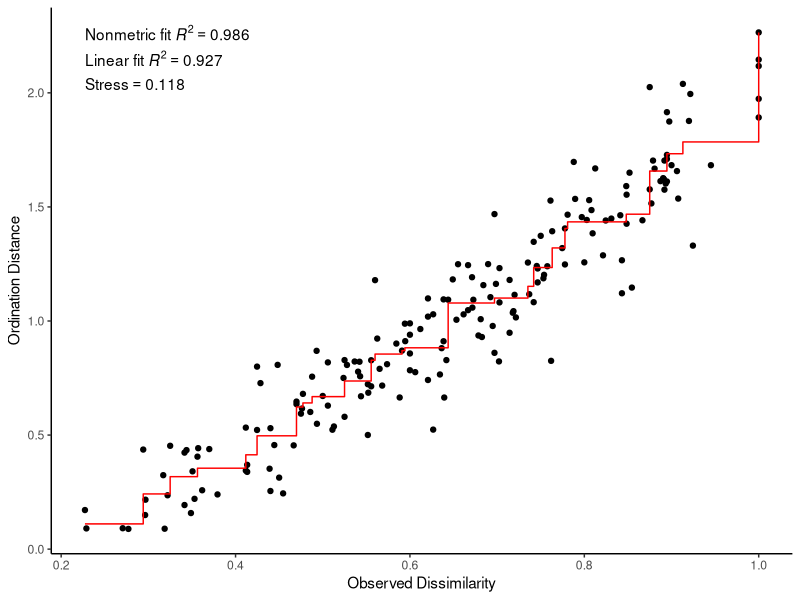
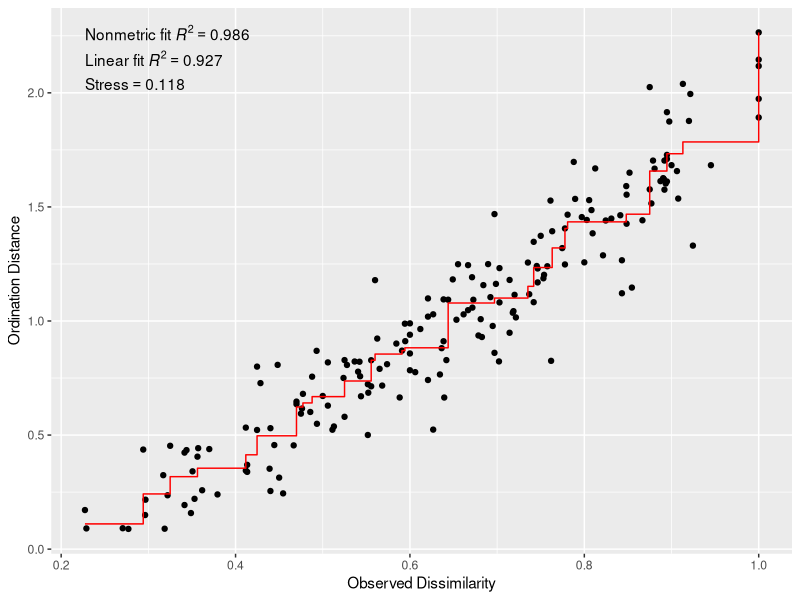
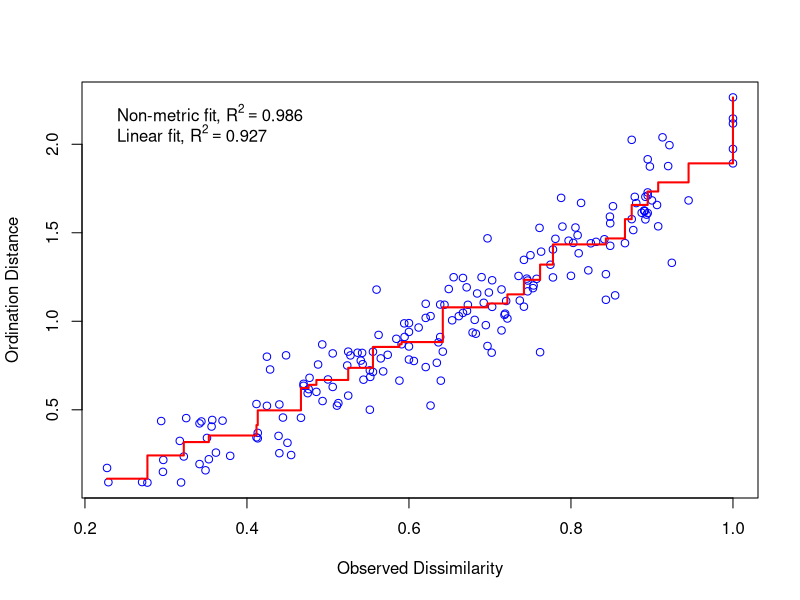

These charts were generated, in order, by the following R code:
## Function to creates a stressplot using ggplot2
## Code based on vegan:::stressplot.default
## Overall format follows vegan::stressplot

## Below function is an example.

## Most settings match the format of vegan::stressplot 
ggStress <- function(object,
                     dis,
                     pch = 19,
                     p.col = "blue",
                     p.size = 1.5,
                     l.col = "red",
                     show.stress = TRUE,
                     fill.col = "black", # Do I want to go down this road? TOO much flexibility?
                     ...) {
  if (!(inherits(object, "metaMDS") || all(c("points", "stress") %in%
                                           names(object))))
    stop("Can be used only with objects that are compatible with MASS::isoMDS results")
  
  if (missing(dis)) {
    if (inherits(object, "metaMDS")) {
      invisible(dis <- metaMDSredist(object))
    }
    else
      stop("Needs dissimilarities 'dis'")
  }

  if (attr(dis, "Size") != nrow(object$points))
    stop("Dimensions do not match in ordination and dissimilarities")
  
  # Create a tibble. For now, it was just to learn how
  # to create a tibble. It may not remain.
  tib <- tibble::tibble(object$diss, object$dist, object$dhat)
  colnames(tib) <- c("diss", "dist", "dhat")
  
  stress <- fit$stress
  R2nm <- format(1 - stress ^ 2, digits = 3)
  R2l <- format(cor(tib$dist, tib$dhat) ^ 2, digits = 3)
  
  coord_x <- min(tib$diss)
  coord_y <- max(tib$dist)
  
  lbl1 <- paste0("Nonmetric~fit~italic(R)^2 ==", R2nm)
  lbl2 <- paste0("Linear~fit~italic(R)^2 ==", R2l)
  lbl3 <- paste0("Stress ==", round(stress, 3))
  
  p <- ggplot(tib,
              aes(x = diss, y = dist)) +
    geom_point(shape = pch, color = p.col, size = p.size, fill = fill.col) +
    geom_step(aes(x = diss, y = dhat), color = l.col) +
    annotate(
      geom = "text",
      x = coord_x,
      y = coord_y,
      hjust = 0,
      label = lbl1,
      parse = TRUE
    ) +
    annotate(
      geom = "text",
      x = coord_x,
      y = 0.95 * coord_y,
      hjust = 0,
      label = lbl2,
      parse = TRUE
    ) +
    labs(x = "Observed Dissimilarity",
         y = "Ordination Distance")
  
  if (isTRUE(show.stress)) {
    p <- p + annotate(
      geom = "text",
      x = coord_x,
      y = 0.90 * coord_y,
      #  y = 0.90*coord_y - strheight(lbl2), #from vegan::stressplot
      hjust = 0,
      label = lbl3,
      parse = TRUE
    )
  }
  return(p)
}

## Example
library(ggplot2)
library(vegan)

data("dune")
fit <- metaMDS(dune)

# Change the blue dots to black
p <- ggStress(fit, p.col = "black")

# Can modify using additional ggplot functions.
p + theme_classic()
p

## For comparison
stressplot(fit)


